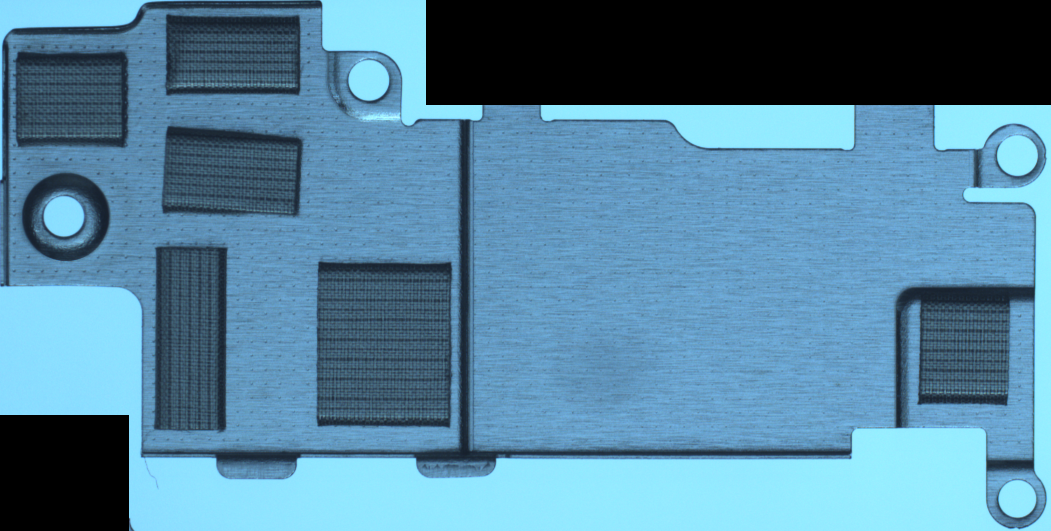
#> input picture OpenCV/image/008.png, 2102 x 1062 px (shown at 1/2 size)
$ python detect_paomian.py
#> lines starting #> are read from the running program, lines starting #| are printed output that depends on the picture; after the words box and inside, x2 and y2 are one past the last pixel; in counts of white or black regions, pixels touching at a corner belong together
#> further down, img is the input picture: shape (1062, 2102, 3); mean B, G, R 158.7, 132.2, 85
### OpenCV/detect_first_line.py
import cv2,os
import numpy as np


def _detect_roi(image, orient, max_pts_num, min_pts_num, mag_thresh, is_subpixel=True, n=5):
    '''
    one image, one roi
    返回值：
    line_point: [x0,y0,x1,y1]  拟合的直线起始点坐标
    coeff: [0,k,b] 拟合直线的系数 0表示成功拟合直线-1：线未拟合成功
    pts:[[x1,y1],[x2,y2],..] 拟合直线所用到的点
    '''

    # if len(image.shape) >2:
    #     raise ValueError('输入必须为单通道图片')
    # 转为单通道灰度图
    if len(image.shape) > 2:
        if image.shape[2] == 3:
            image = cv2.cvtColor(image, cv2.COLOR_BGR2GRAY)
        else:
            image = image[:, :, 0]
    else:
        image = image

    h, w = image.shape[:2]
    mag = image.astype(np.float32)
    # '从右到左', '从左到右'
    if orient in ['从右到左', '从左到右']:
        if orient == '从右到左':
            max_h = mag.shape[1] - np.argmax(mag[:, ::-1], axis=1) - 1
        else:
            max_h = np.argmax(mag, axis=1)

        pts = np.stack([max_h, np.array(range(mag.shape[0]), np.int32)], axis=0)  #pts=[[x1,x2..],[y1,y2..]]
        num = max_h.shape[0]
        if num > max_pts_num:
            used = np.linspace(0, num, max_pts_num, endpoint=False)
            used = used.astype(np.int32)
            used_num = used.shape[0]
        else:
            used = pts[1, :]    #used表示使用那些行
            used_num = num

        if is_subpixel:
            sub_pts = []
            # subpixel
            for i in range(used_num):
                cur_y = pts[1, used[i]]
                cur_x = pts[0, used[i]]
                if mag[cur_y, cur_x] < mag_thresh:
                    continue
                if cur_x == 0 or cur_x == w - 1:
                    sub_pts.append((cur_x, cur_y))
                else:
                    val = mag[cur_y, cur_x - 1] + mag[cur_y, cur_x + 1] - 2 * mag[cur_y, cur_x]
                    sign = np.sign(val)
                    if sign == 0:
                        sign = 1
                    sub_offset = (mag[cur_y, cur_x - 1] - mag[cur_y, cur_x + 1]) / (sign * max(0.0001, abs(val))) / 2
                    sub_pts.append((sub_offset + cur_x, cur_y))
            # 竖直方向角度需考虑数值精度问题
            pts = np.array(sub_pts)     #pts=[[x1,y1],[x2,y2]..]
        else:
            pts = (pts[:, used]).transpose()

        if pts.shape[0] - n < min_pts_num or pts.shape[1] != 2:
            coeff = np.array([-1, -1, -1])
            return None, coeff, None
        else:
            #先拟合一次直线
            coeff = np.polyfit(pts[:,1], pts[:,0], 1)   #此处拟合x=k1y+b1,反算出y=kx+b中的k，b
            sign = np.sign(coeff[0])
            if sign == 0:
                sign = 1
            k = 1 / (sign * max(np.abs(coeff[0]), 0.0001))
            coeff = np.array((0, k, - coeff[1] * k))
            line_point = _coeff2pts(image, coeff[1:])
            #删除n个异常点
            pts = _del_max_distance_point(pts, line_point, n)
            #再拟合一次
            coeff = np.polyfit(pts[:, 1], pts[:, 0], 1)
            sign = np.sign(coeff[0])
            if sign == 0:
                sign = 1
            k = 1 / (sign * max(np.abs(coeff[0]), 0.0001))
            coeff = np.array((0, k, - coeff[1] * k))
            line_point = _coeff2pts(image, coeff[1:])
            return line_point, coeff, pts

    elif orient in ['从上到下', '从下到上']:
        if orient == '从下到上':
            max_w = mag.shape[0] - np.argmax(mag[::-1, :], axis=0) - 1
        else:
            max_w = np.argmax(mag, axis=0)

        pts = np.stack([np.array(range(mag.shape[1]), np.int32), max_w], axis=0)
        num = max_w.shape[0]
        if num > max_pts_num:
            used = np.linspace(0, num, max_pts_num, endpoint=False)
            used = used.astype(np.int32)
            used_num = used.shape[0]
        else:
            used = pts[0, :]
            used_num = num

        if is_subpixel:
            sub_pts = []
            # subpixel
            for i in range(used_num):
                cur_y = pts[1, used[i]]
                cur_x = pts[0, used[i]]
                if mag[cur_y, cur_x] < mag_thresh:
                    continue
                if cur_y == 0 or cur_y == h - 1:
                    sub_pts.append((cur_x, cur_y))
                else:
                    val = mag[cur_y - 1, cur_x] + mag[cur_y + 1, cur_x] - 2 * mag[cur_y, cur_x]
                    sign = np.sign(val)
                    if sign == 0:
                        sign = 1
                    sub_offset = (mag[cur_y - 1, cur_x] - mag[cur_y + 1, cur_x]) / (sign * max(0.0001, abs(val))) / 2
                    sub_pts.append((cur_x, sub_offset + cur_y))
            pts = np.array(sub_pts)
        else:
            pts = (pts[:, used]).transpose()

        if pts.shape[0] - n < min_pts_num or pts.shape[1] != 2:
            coeff = np.array([-1, -1, -1])
            return None, coeff, None
        else:
            coeff = np.polyfit(pts[:,0], pts[:,1], 1)
            coeff = np.array((0, coeff[0], coeff[1]))
            line_point = _coeff2pts(image, coeff[1:])

            pts = _del_max_distance_point(pts,line_point,n)

            coeff = np.polyfit(pts[:,0], pts[:,1], 1)
            coeff = np.array((0, coeff[0], coeff[1]))
            line_point = _coeff2pts(image, coeff[1:])
            return line_point, coeff, pts

#去除n个距离最大的点
def _del_max_distance_point(pts,line_point,n=5):
    if n>0:
        line_point1 = np.array([line_point[0], line_point[1]])
        line_point2 = np.array([line_point[2], line_point[3]])
        lst_point = []
        for idx, point in enumerate(pts):
            lst_point.append([idx, _point_distance_line(point, line_point1, line_point2)])
        lst_point.sort(key=lambda x: x[1])
        lst_point = np.array(lst_point[-n:])
        pts = np.delete(pts, (lst_point[:,0]).astype(np.int64), axis=0)  #注意索引要为整数 np.int64
        return pts

#计算点到直线距离
def _point_distance_line(point,line_point1,line_point2):
    # 计算向量
    vec1 = line_point1 - point
    vec2 = line_point2 - point
    distance = np.abs(np.cross(vec1, vec2)) / np.linalg.norm(line_point1 - line_point2)
    return distance


def _coeff2pts(image, coeff):
    '''
    计算拟合直线的起始点坐标
    coeff: coeff[0] * x + coeff[1] = y
    返回值
    pts: [x0,y0,x1,y1]
    '''
    h, w = image.shape[:2]
    pts = []
    sign = np.sign(coeff[0])
    if sign == 0:
        sign = 1
    inv_k = sign * 1 / max(np.abs(coeff[0]), 0.0001)
    x0 = 0
    y0 = coeff[1]
    if y0 >= 0 and y0 <= h - 1:
        pts.append((x0, y0))
    y0 = 0
    x0 = - coeff[1] * inv_k
    if x0 >= 0 and x0 <= w - 1:
        pts.append((x0, y0))
    if len(pts) == 2:
        pts = [pts[0][0], pts[0][1], pts[1][0], pts[1][1]]
        return pts
    x0 = w - 1
    y0 = coeff[0] * x0 + coeff[1]
    if y0 >= 0 and y0 <= h - 1:
        pts.append((x0, y0))
    if len(pts) == 2:
        pts = [pts[0][0], pts[0][1], pts[1][0], pts[1][1]]
        return pts
    y0 = h - 1
    x0 = (y0 - coeff[1]) * inv_k
    if x0 >= 0 and x0 <= w - 1:
        pts.append((x0, y0))
    pts = [pts[0][0], pts[0][1], pts[1][0], pts[1][1]]
    return pts


def detect_line_subpixel(binary,
                         rect,
                         orient='从左到右',
                         brightness='从白到黑',
                         max_pts_num=80,
                         min_pts_num=5,
                         mag_thresh=50,
                         is_subpixel=True,
                         n=5):
    '''

    该算法用于检测orient方向上的第一条直线，用于线段后方有空缺且梯度可能大于直线处梯度时

    images: 输入图像
    rect: list [x0, y0, x1, y1]  找线区域
    orient: str  '从左到右','从右到左','从上到下','从下到上' （方向）
    brightness: str '从白到黑','从黑到白','暗中线','亮中线'
    max_pts_num: int, 最大点数
    min_pts_num: int, 最点数
    mag_thresh: int, magnitude/gray thresh 梯度阈值/灰度阈值
    is_subpixel: 亚像素精度
    n: int 剔除距离最大的n个点

    返回值：
    line_point: [x0,y0,x1,y1]  拟合的直线起始点坐标
    coeff: [k,b] 拟合直线的系数
    pts:[[x1,y1],[x2,y2],..] 拟合直线所用到的点
    angle: float  拟合直线的角度
    '''

    x0,y0,x1,y1 = np.rint(rect).astype(np.int32)

    roi = binary[y0:y1, x0:x1]
    if brightness == '从白到黑':
        roi = cv2.bitwise_not(roi)
    else:
        roi = roi

    line_point, coeff, pts = _detect_roi(roi, orient, max_pts_num, min_pts_num, mag_thresh, is_subpixel,n)


    if coeff[0] == 0:
        line_point[0] = line_point[0] + x0
        line_point[1] = line_point[1] + y0
        line_point[2] = line_point[2] + x0
        line_point[3] = line_point[3] + y0
        pts[:, 0] = pts[:, 0] + x0
        pts[:, 1] = pts[:, 1] + y0
        coeff = coeff[1:]
        #计算直线倾斜角度
        angle = np.arctan(coeff[0]) * 57.29577

        # [10 lines of commented-out code are left out]

        return line_point, coeff, pts, angle
    else:
        return None, None, None, None


# [29 lines that do not run on import are left out]

### utils/detect_paomian.py
import os
import cv2
import numpy as np
from OpenCV.detect_first_line import detect_line_subpixel

class Detect_paomian(object):
    def __init__(self):
        pass

    def detect(self,img):
        # _, mask = cv2.threshold(img,0,255,cv2.THRESH_BINARY | cv2.THRESH_OTSU)
        mask = cv2.cvtColor(img,cv2.COLOR_BGR2GRAY)
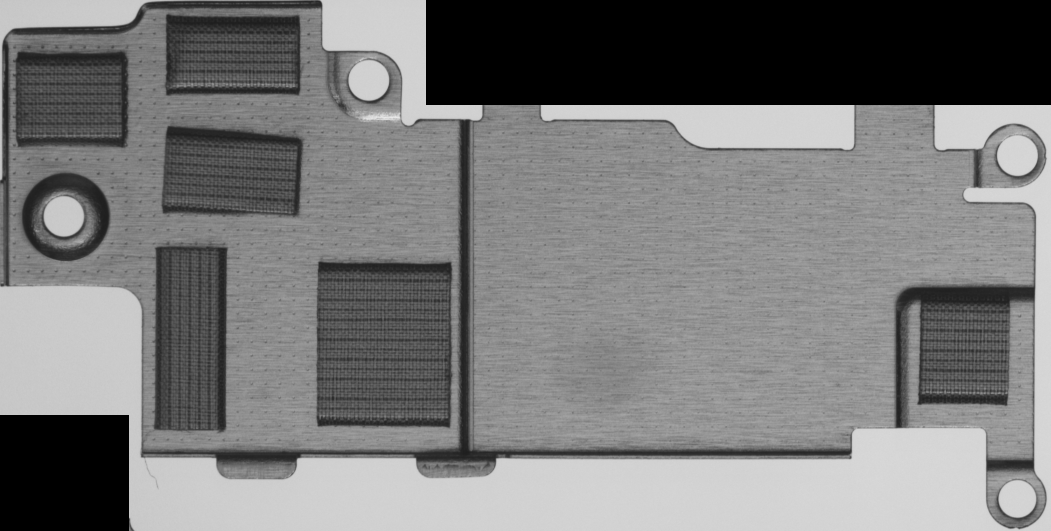
#> mask: shape (1062, 2102) (shown at 1/2 size); min 0, max 239, mean 121.1
        _, mask = cv2.threshold(mask, 60, 255, cv2.THRESH_BINARY)
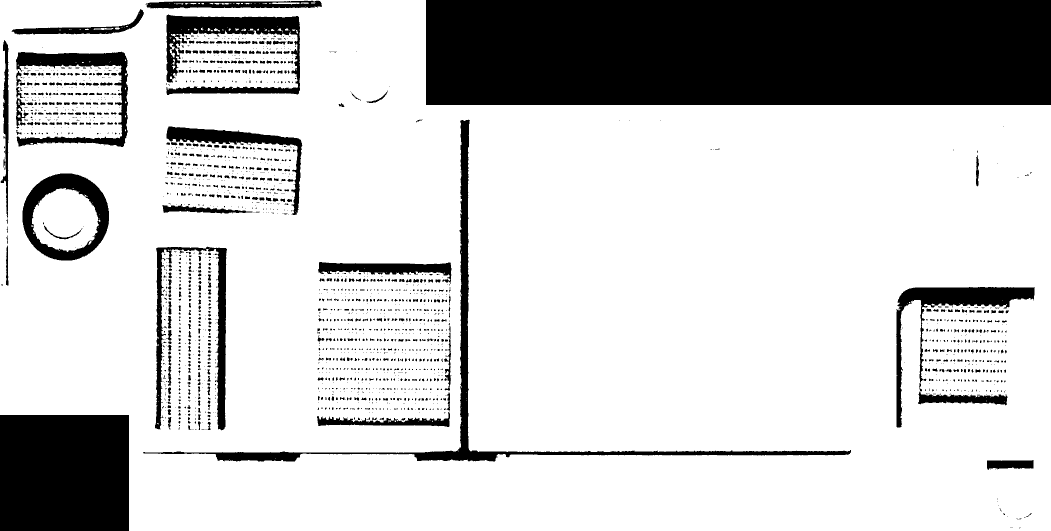
#> mask: shape (1062, 2102) (shown at 1/2 size); 79.4% white; 2102 black regions (1650 under 20 px), largest, box (x1, y1, x2, y2) and area: (852, 0, 2102, 210) 262500, (0, 830, 258, 1062) 59856, (286, 239, 1702, 924) 21976
        # [17 lines of commented-out code are left out]

        detect_line_rect = [[362, 225,561, 295],[357, 164,576, 213],[54, 260,216, 320],
                            [423, 527,508, 844],[590, 537,667, 817],[1852, 780,1998, 845]]
        detect_orient = ['从上到下','从下到上','从下到上','从右到左','从左到右','从下到上']
        detect_brightness = ['从白到黑','从白到黑','从白到黑','从白到黑','从白到黑','从白到黑']
        for rect, orient,brightness in zip(detect_line_rect,detect_orient,detect_brightness):
            line, coeff, _, angle = detect_line_subpixel(mask,rect,orient,brightness,mag_thresh=90)
            if coeff is not None:
                if 3 < abs(angle) < 87:
                    mask = np.stack([mask,mask,mask],axis=-1)
                    cv2.rectangle(mask,(rect[0],rect[1]),(rect[2],rect[3]),(0,255,0),2)
                    x0, y0, x1, y1 = line
                    cv2.line(mask, (int(x0), int(y0)), (int(x1), int(y1)), (0, 0, 255),4)
                    cv2.namedWindow('img_hsv', 0)
                    cv2.resizeWindow('img_hsv', 600, 380)
                    cv2.imshow('img_hsv', mask)
                    cv2.waitKey(0)
                    return False
            else:
                return False
        else:
            # [4 lines of commented-out code are left out]
            return True
#> this loop made 1 pass
#> pass 1, in detect_line_subpixel, `roi = binary[y0:y1, x0:x1]`:
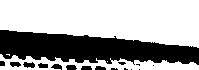
#> roi: shape (70, 199); 65.1% white; 16 black regions (7 under 20 px), largest, box (x1, y1, x2, y2) and area: (0, 30, 199, 65) 4495, (23, 62, 35, 68) 52, (66, 65, 77, 70) 47
#> after the loop:
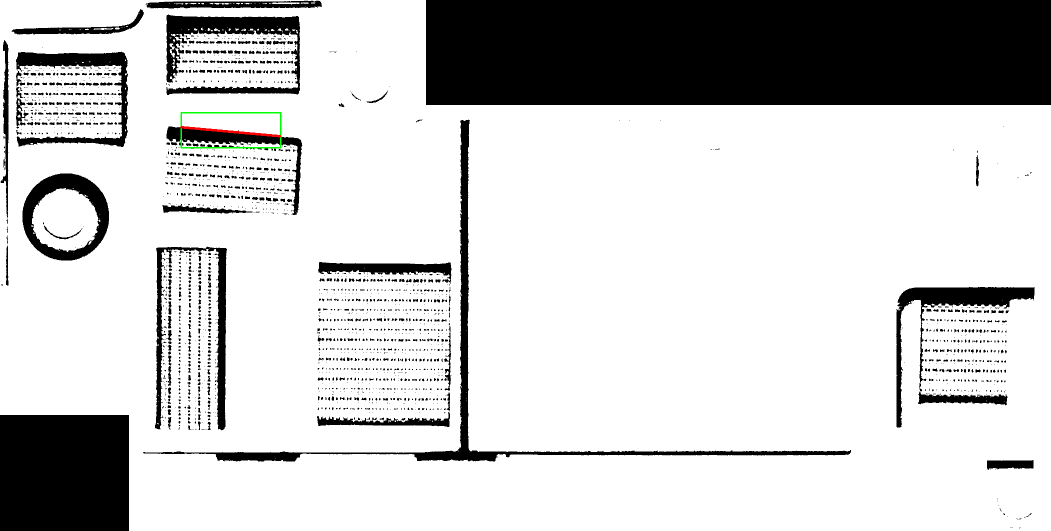
#> mask: shape (1062, 2102, 3) (shown at 1/2 size); mean of channels 0, 1, 2 202.3, 202.4, 202.4; drawn as B, G, R


if __name__ == '__main__':

    import time

    start = time.time()
    detect_paomian = Detect_paomian()

    names = [r'../OpenCV/image/008.png',]
    num_true = 0
    num_false = 0
    for name in names:
        img = cv2.imread(name)
        ret = detect_paomian.detect(img)
#> ret = False
        if ret:
            num_true += 1
        else:
            num_false += 1
    print('True:',num_true,'\n','False:',num_false)
    print('Time:',time.time()-start)
